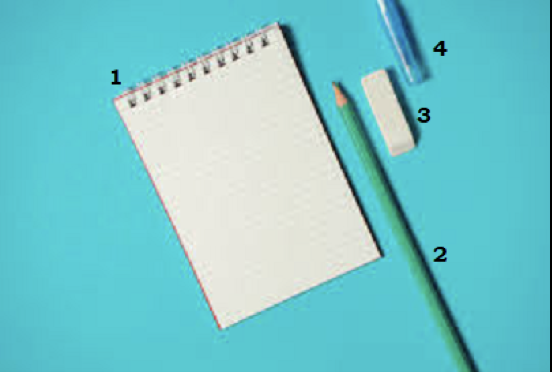
#> input picture image.png, 552 x 372 px
$ python main.py
#> lines starting #> are read from the running program, lines starting #| are printed output that depends on the picture; after the words box and inside, x2 and y2 are one past the last pixel; in counts of white or black regions, pixels touching at a corner belong together
import numpy as np
import cv2


def f(x):
    return x


def noise_reduction_sharpening(image):
    kernel = np.array([[0, 1, 0], [1, -4, 1], [0, 1, 0]])
    new_kernel = (-1) * np.array([[0, 1, 0], [1, -4 - 1, 1], [0, 1, 0]])

    gry_image = cv2.cvtColor(image, cv2.COLOR_BGR2GRAY)
    cv2.namedWindow("Control")
    cv2.createTrackbar("Sigma", "Control", 1, 10, f)
    cv2.createTrackbar("Size", "Control", 1, 10, f)

    while True:
        sigma = cv2.getTrackbarPos("Sigma", "Control")
        size = cv2.getTrackbarPos("Size", "Control")

        if sigma == -1:
            break
        if size % 2 == 0:
            size = size + 1

        blur_img = cv2.GaussianBlur(gry_image, (size, size), sigma)
        result = cv2.filter2D(blur_img, -1, new_kernel)
        cv2.imshow("Result", result)
        key = cv2.waitKey(5)
        if key == 32:
            return result


org = cv2.imread("image.png")
#> org is the input picture: shape (372, 552, 3); mean B, G, R 203.9, 199.2, 120.4
bnw = cv2.cvtColor(org, cv2.COLOR_BGR2GRAY)
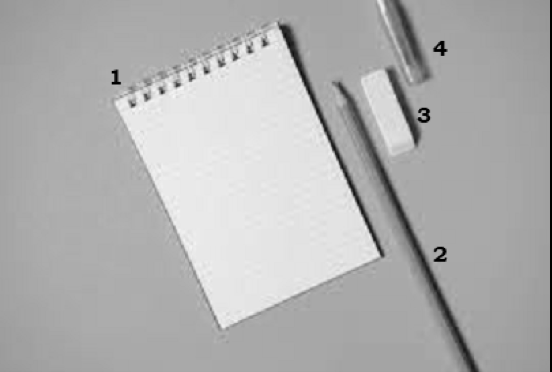
#> bnw: shape (372, 552); min 0, max 247, mean 176.2
sharpened = noise_reduction_sharpening(org)
#> (key Esc is pressed here)

cv2.imshow("sharpened", sharpened)
cv2.waitKey(0)

# Apply binary thresholding
ret, thresh = cv2.threshold(bnw, 170, 255, cv2.THRESH_BINARY_INV)
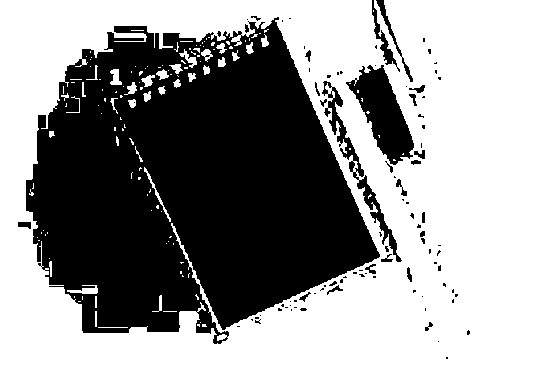
#> thresh: shape (372, 552); 59.1% white; 95 black regions (69 under 20 px), largest, box (x1, y1, x2, y2) and area: (26, 17, 380, 344) 77295, (346, 65, 414, 165) 3214, (322, 81, 402, 262) 1582
